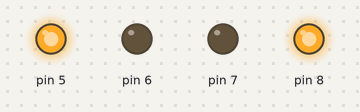
A sketch run on a simulated Arduino Uno, built with avr-gcc and run on an emulated ATmega328P. Shown: output pins drawn as LEDs (lit = HIGH).

Above: at 1.0 s.
At 3.0 s:
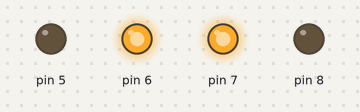
At 5.0 s:
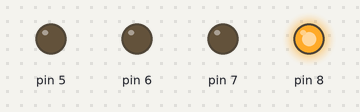
At 7.0 s:
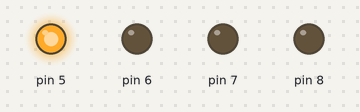
Timing chart, 0 to 10.4 s (numbered marks = the images above):
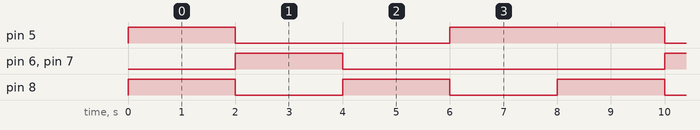

The sketch:

Code_dc_motor_control.ino
```cpp
void setup()
{
  Serial.begin(9600);
  pinMode(5, OUTPUT);
  pinMode(6, OUTPUT);
  pinMode(7, OUTPUT);
  pinMode(8, OUTPUT);
}

void forward()
{
  digitalWrite(5, HIGH);
  digitalWrite(6, LOW);
  digitalWrite(7, LOW);
  digitalWrite(8, HIGH);
}

void backward()
{
  digitalWrite(5, LOW);
  digitalWrite(6, HIGH);
  digitalWrite(7, HIGH);
  digitalWrite(8, LOW);
}

void right()
{
  digitalWrite(5, LOW);
  digitalWrite(6, LOW);
  digitalWrite(7, LOW);
  digitalWrite(8, HIGH);
}

void left()
{
  digitalWrite(5, HIGH);
  digitalWrite(6, LOW);
  digitalWrite(7, LOW);
  digitalWrite(8, LOW);
}

void loop()
{
  forward();
  delay(2000);
  backward();
  delay(2000);
  right();
  delay(2000);
  left();
  delay(2000);
}
```

Measured:
- by itself, pin 5: repeats every 8.0 s: LOW 4.0 s, HIGH 4.0 s
- by itself, pin 6, pin 7: alternates HIGH for 2.0 s and LOW for 6.0 s
- by itself, pin 8: alternates HIGH for 2.0 s and LOW for 2.0 s
